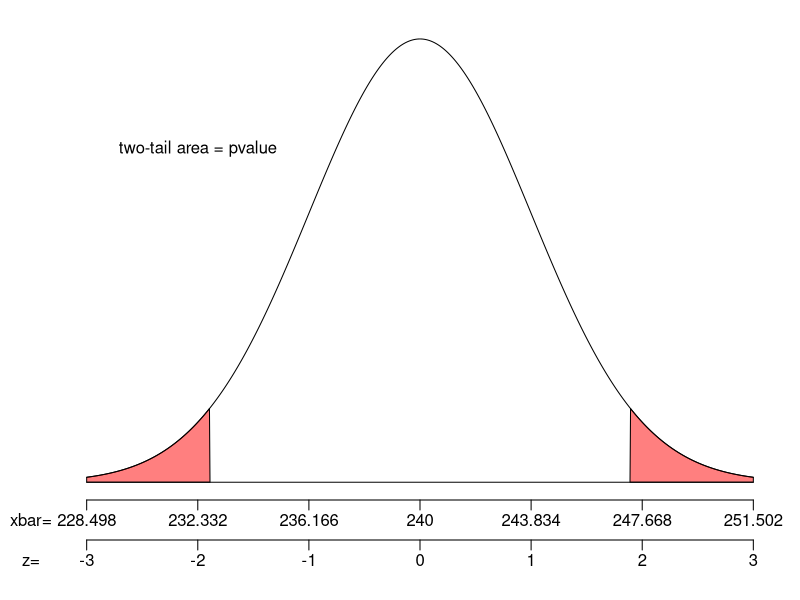

Source code (R):
## ---- chunk 1
## DATA GENERATION
mu = sample(50+(0:20)*10, 1)
sig = sample(2:round(mu/3,0), 1)
n = sample(80:300, 1)
se = round(sig/sqrt(n), 3)
z = round(runif(1,-3,3), 2)
xbar = round(mu+z*se,2)
pvalue = round(2*pnorm(-abs(z)),3)

## ---- chunk 2
par(mar=c(5,3,1,1))
zs = seq(-3,3,length=1000)
ys = dnorm(zs)
plot(zs, ys, 'l',xlim = c(-3,3), ylim = c(0,0.4),
     ann=FALSE,xaxt="n",yaxt="n",
     lwd=1,bty='n')
axis(side=1, line=0, at=-3:3, labels = FALSE)
mtext(mu+(-3:3)*se,side=1,line=0.5,at=-3:3)
mtext(c("xbar="),line=0.5,side=1,at=-3.5)
axis(side=1, line=2,at=-3:3, labels = FALSE)
mtext(-3:3,side=1,line=2.5,at=-3:3)
mtext(c("z="),line=2.5,side=1,at=-3.5)
polygon(c(zs[zs<=-abs(z)], -abs(z), -3),c(ys[zs<=-abs(z)], 0, 0), col=rgb(1,0,0,0.5))
polygon(c(zs[zs>=abs(z)], 3, abs(z)),c(ys[zs>=abs(z)], 0, 0), col=rgb(1,0,0,0.5))
lines(c(-3,3),c(0,0),'l')
text(-2,0.3,label="two-tail area = pvalue")
